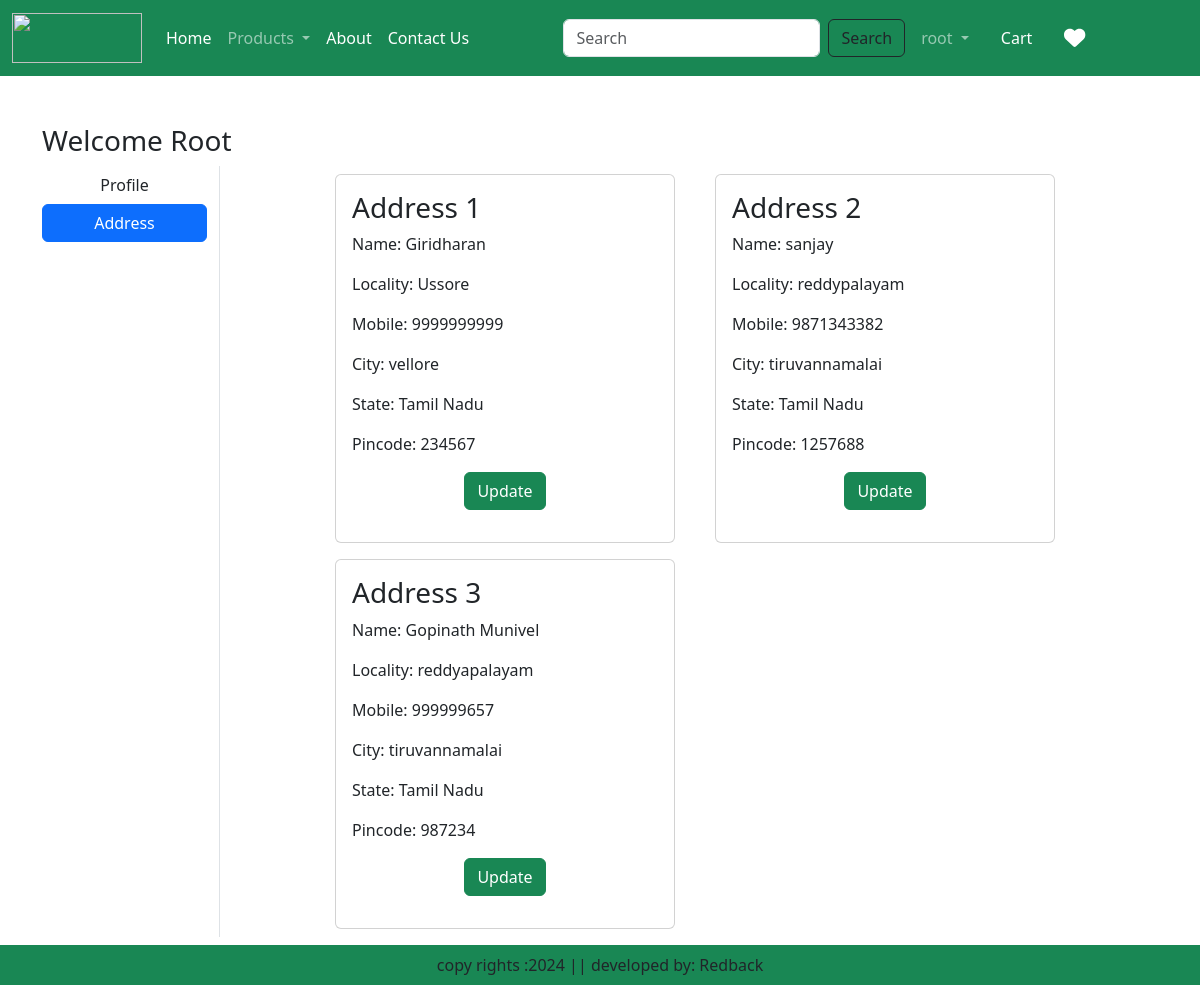
The page /address/ (signed in) on the database its author committed.
### app/models.py (models this page shows, shortened)
class Customer(models.Model):
    user = models.ForeignKey(User, on_delete=models.CASCADE)
    name = models.CharField(max_length=200)
    locality = models.CharField(max_length=200)
    city = models.CharField(max_length=50)
    mobile = models.IntegerField(default=0)
    zipcode = models.IntegerField()
    state = models.CharField(choices=STATE_CHOICES, max_length=100)

### app/views.py (the view)
# urls.py: path("address/", views.address, name="address"),
def address(request):
      add = Customer.objects.filter(user=request.user)
      return render(request, 'app/address.html', locals())

### app/templates/app/address.html (shortened to what this page needs)
{% extends "app/base.html" %}
{% load static %}
{% block main-content %}
<div class="container my-5">
    <div class="row">
        <h3>Welcome <span class="text-capitalize">{{request.user}}</span></h3>
        <div class="col-sm-2 border-end">
            <ul class="list-unstyled">
                <li class="d-grid"><a href="{% url 'profile' %}" class="btn">Profile</a></li>
                <li class="d-grid"><a href="{% url 'address' %}" class="btn btn-primary">Address</a></li>
            </ul>
        </div>
        <div class="col-sm-8 offset-sm-1">
            <div class="row">
                {% for ad in add %}
                <div class="col-sm-6">
                    <div class="card m-2">
                        <div class="card-body">
                            <h3>Address {{forloop.counter}}</h3>
                            <p>Name: {{ad.name}}</p>
                            <p>Locality: {{ad.locality}}</p>
                            <p>Mobile: {{ad.mobile}}</p>
                            <p>City: {{ad.city}}</p>
                            <p>State: {{ad.state}}</p>
                            <p>Pincode: {{ad.zipcode}}</p>
                            <p class="text-center"> <a href="{% url 'updateAddress' pk=ad.id %}"
                            type="button" class="btn btn-success">Update</a> </p>
                        </div>
                    </div>
                </div>
                {% endfor %}
            </div>
        </div>
    </div>
</div>
{% endblock main-content %}

### app/templates/app/base.html (shortened to what this page needs)
{% load static %}
<!DOCTYPE html>
<html lang="en">
<head>
    <link href="https://cdn.jsdelivr.net/npm/bootstrap@5.3.3/dist/css/bootstrap.min.css" rel="stylesheet">
    <link href="{% static 'app/css/all.min.css' %}" rel="stylesheet">
    <link href="{% static 'app/css/owl.carousel.min.css' %}" rel="stylesheet">
    <link href="{% static 'app/css/style.css' %}" rel="stylesheet">
</head>
<body>
    <nav class="navbar navbar-expand-lg navbar-dark bg-success">
        <div class="container-fluid">
          <a class="navbar-brand" href="#">
            <img  src="{% static 'app\images\redback.png' %}" width="130"  height="50">
          </a>
          <div class="collapse navbar-collapse" id="navbarSupportedContent">
            <ul class="navbar-nav me-auto mb-2 mb-lg-0">
              {% if request.user.is_authenticated %}
              <li class="nav-item">
                <a class="nav-link active" aria-current="page" href="{% url "index" %}">Home</a>
              </li>
              <li class="nav-item dropdown">
                <a class="nav-link dropdown-toggle" href="#" role="button" data-bs-toggle="dropdown" aria-expanded="false">
                 Products
                </a>
              </li>
              <li class="nav-item">
                <a class="nav-link text-white" href="{% url "about" %}">About</a>
              </li>
              <li class="nav-item">
                <a class="nav-link text-white" href="{% url "contact" %}">Contact Us</a>
              </li>
            </ul>
            <form class="d-flex" role="search" action="/search/">
              <input class="form-control me-2" type="search" name="search" placeholder="Search" aria-label="Search">
              <button class="btn btn-outline-dark" type="submit">Search</button>
            </form>
            <ul class="navbar-nav me-auto mb-2 mb-lg-0">
                <li class="nav-item dropdown mx-2">
                    <a class="nav-link dropdown-toggle" href="#" role="button" data-bs-toggle="dropdown" aria-expanded="false">
                      {{request.user}}
                    </a>
                </li>
                <li class="nav-item mx-2">
                    <a class="nav-link text-white" href="{% url "showcart" %}">Cart</a>
                </li>
                <li class="nav-item mx-2">
                    <a class="nav-link text-white" href="{% url "wishlist-page" %}"><i class="fas fa-heart fa-lg"></i></a>
                </li>
                {% endif %}
            </ul>
          </div>
        </div>
      </nav>
      {% block main-content %}{% endblock main-content %}
      <footer class="container-fluid fixed-bottom bg-success text-center p-2 mt-5">
        copy rights :2024 || developed by: Redback
      </footer>
</body>
</html>

### rows shown on the page
Customer: name "Giridharan", locality "Ussore", mobile "9999999999", city "vellore", state "Tamil Nadu", zipcode "234567"
Customer: name "sanjay", locality "reddypalayam", mobile "9871343382", city "tiruvannamalai", state "Tamil Nadu", zipcode "1257688"
Customer: name "Gopinath Munivel", locality "reddyapalayam", mobile "999999657", city "tiruvannamalai", state "Tamil Nadu", zipcode "987234"

### other values the page prints
{{ request.user }} "root"
{{ request.user }} "Root"
